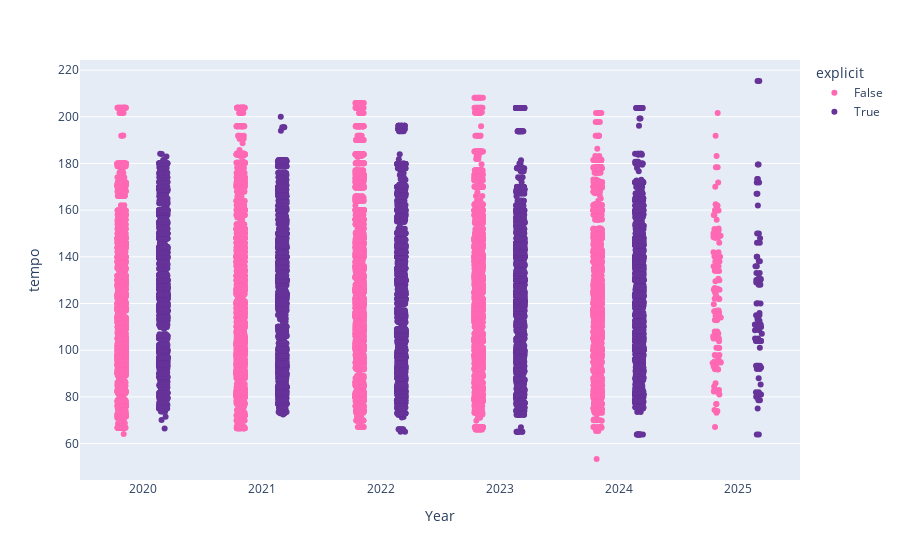

Write notebook code for a chart like this one.
### Code cell
px.strip(data_frame=df , x = 'Year' ,y='tempo',
             color='explicit',color_discrete_sequence=sequence)

### Figure 1 — Plotly figure (JSON) as saved in the notebook; plotly's stock layout.template omitted (floating-point values rounded to 4 significant figures; data arrays with more than 128 entries replaced by an {"elided": "..."} marker saying what was removed)
{"data": [{"alignmentgroup": "True", "boxpoints": "all", "fillcolor": "rgba(255,255,255,0)", "hoveron": "points", "hovertemplate": "explicit=False<br>Year=%{x}<br>tempo=%{y}<extra></extra>", "legendgroup": "False", "line": {"color": "rgba(255,255,255,0)"}, "marker": {"color": "hotpink"}, "name": "False", "offsetgroup": "False", "orientation": "v", "pointpos": 0, "showlegend": true, "type": "box", "x": {"elided": "14283 int values"}, "x0": " ", "xaxis": "x", "y": {"elided": "14283 float values"}, "y0": " ", "yaxis": "y"}, {"alignmentgroup": "True", "boxpoints": "all", "fillcolor": "rgba(255,255,255,0)", "hoveron": "points", "hovertemplate": "explicit=True<br>Year=%{x}<br>tempo=%{y}<extra></extra>", "legendgroup": "True", "line": {"color": "rgba(255,255,255,0)"}, "marker": {"color": "rebeccapurple"}, "name": "True", "offsetgroup": "True", "orientation": "v", "pointpos": 0, "showlegend": true, "type": "box", "x": {"elided": "12017 int values"}, "x0": " ", "xaxis": "x", "y": {"elided": "12017 float values"}, "y0": " ", "yaxis": "y"}], "layout": {"boxmode": "group", "legend": {"title": {"text": "explicit"}, "tracegroupgap": 0}, "margin": {"t": 60}, "xaxis": {"anchor": "y", "domain": [0, 1], "title": {"text": "Year"}}, "yaxis": {"anchor": "x", "domain": [0, 1], "title": {"text": "tempo"}}}}
